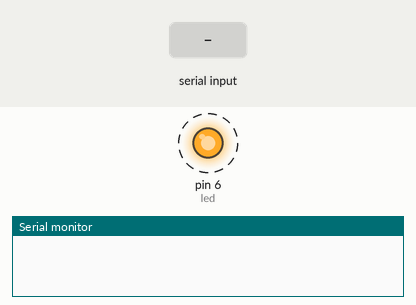
This sketch was run on a simulated Arduino Leonardo, built with avr-gcc and run on an emulated ATmega32U4. On the bench: output pins drawn as LEDs (lit = HIGH), the last lines printed to the serial monitor. Dashed ring = blinking. Inputs (shaded band) come from the test bench.

Above: at 0.9 s.
1.3 s: "A" received over the second serial link
At 2.3 s:
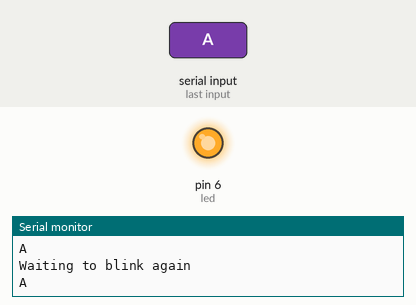
3.1 s: "1" received over the second serial link
At 3.41 s:
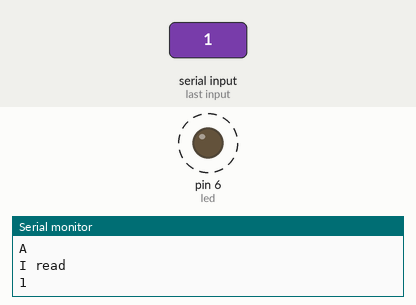
Timing chart, 0 to 12.1 s (numbered marks = the images above; inputs shaded):
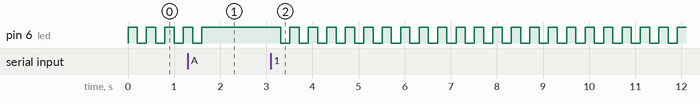

Measured:
- after the input at 1.3 s, pin 6 (led): goes on until 1.6 s, then stays HIGH
- after the input at 3.1 s, pin 6 (led): alternates HIGH for 0.20 s and LOW for 0.20 s, starting after 0.21 s
- by itself, pin 6 (led): alternates HIGH for 0.20 s and LOW for 0.20 s

The sketch:

testBluetooth.ino
```cpp
int led = 6;

void setup() {
  pinMode(led,OUTPUT);
  digitalWrite(led, LOW);

  // I read online that you may need to use Serial1 instead of Serial
  // if you are using the Arduino micro for rx input
  // (Serial worked fine for Arduino Uno)
  Serial.begin(9600);
  Serial1.begin(9600);
  while(!Serial1){}
  Serial1.flush();
}

void loop() {
  // Check bluetooth input if available, else just blink
  if(Serial1.available() > 0){
    char input = (char)Serial1.read();
    Serial.println(input);

    // if input is A, keep LED on until input changes
    if(input == 'A'){
      digitalWrite(led, HIGH);
      Serial.println("I see A");
      while(1){
        Serial.println("Waiting to blink again");
        Serial.println(input);
        if(Serial1.available() > 0){
           input = (char)Serial1.read();
           Serial.println("I read");
           Serial.println(input);
           if(input != 'A'){
             break;
           }
        }else{
          delay(100);
        }
      }
    }
  }
  else{
    // input not available
    blinkLED(led);
  }
}

void blinkLED(int thatLED){
    digitalWrite(thatLED, HIGH);
     delay(200);
     digitalWrite(thatLED,LOW);
     delay(200);
}
```
